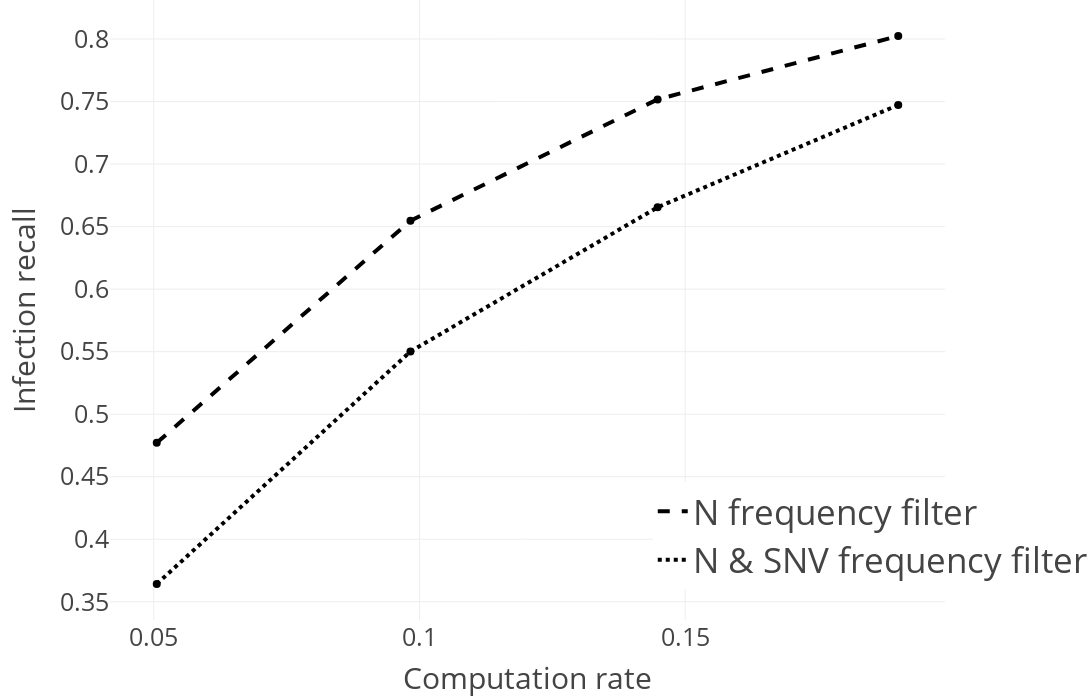

Notebook source saved alongside this figure:
### Markdown cell above
### Infection recall for different filters and computation rates using breadth search

### Code cell
sub_fig = get_computation_rate_plot("infection_detection_rate", breadth_search_evaluation, "Infection recall", legend=dict(
            x=0.65,
            y=0.05,
            xanchor="left",
            yanchor="bottom",
            font=dict(size=35),
        ))
sub_fig.show()

### Figure 1 — Plotly figure (JSON) as saved in the notebook; plotly's stock layout.template omitted (floating-point values rounded to 4 significant figures)
{"data": [{"line": {"color": "black", "dash": "dash", "width": 4}, "mode": "lines", "name": "N frequency filter", "type": "scatter", "x": [0.05056, 0.0983, 0.1448, 0.1901], "y": [0.4771, 0.6547, 0.7517, 0.8024]}, {"marker": {"color": "black", "size": 8, "symbol": "circle"}, "mode": "markers", "showlegend": false, "text": "", "type": "scatter", "x": [0.05056], "y": [0.4771]}, {"marker": {"color": "black", "size": 8, "symbol": "circle"}, "mode": "markers", "showlegend": false, "text": "", "type": "scatter", "x": [0.0983], "y": [0.6547]}, {"marker": {"color": "black", "size": 8, "symbol": "circle"}, "mode": "markers", "showlegend": false, "text": "", "type": "scatter", "x": [0.1448], "y": [0.7517]}, {"marker": {"color": "black", "size": 8, "symbol": "circle"}, "mode": "markers", "showlegend": false, "text": "", "type": "scatter", "x": [0.1901], "y": [0.8024]}, {"line": {"color": "black", "dash": "dot", "width": 4}, "mode": "lines", "name": "N & SNV frequency filter", "type": "scatter", "x": [0.05056, 0.0983, 0.1448, 0.1901], "y": [0.3642, 0.5501, 0.6655, 0.7473]}, {"marker": {"color": "black", "size": 8, "symbol": "circle"}, "mode": "markers", "showlegend": false, "text": "", "type": "scatter", "x": [0.05056], "y": [0.3642]}, {"marker": {"color": "black", "size": 8, "symbol": "circle"}, "mode": "markers", "showlegend": false, "text": "", "type": "scatter", "x": [0.0983], "y": [0.5501]}, {"marker": {"color": "black", "size": 8, "symbol": "circle"}, "mode": "markers", "showlegend": false, "text": "", "type": "scatter", "x": [0.1448], "y": [0.6655]}, {"marker": {"color": "black", "size": 8, "symbol": "circle"}, "mode": "markers", "showlegend": false, "text": "", "type": "scatter", "x": [0.1901], "y": [0.7473]}], "layout": {"font": {"size": 25}, "height": 700, "legend": {"font": {"size": 35}, "x": 0.65, "xanchor": "left", "y": 0.05, "yanchor": "bottom"}, "margin": {"b": 80, "l": 110, "r": 0, "t": 0}, "width": 1200, "xaxis": {"autorange": true, "range": [0.04189, 0.1987], "tickmode": "array", "tickvals": [0.05, 0.1, 0.15, 0.2], "title": {"text": "Computation rate"}, "type": "linear"}, "yaxis": {"autorange": true, "range": [0.3354, 0.8312], "title": {"text": "Infection recall"}, "type": "linear"}}}
